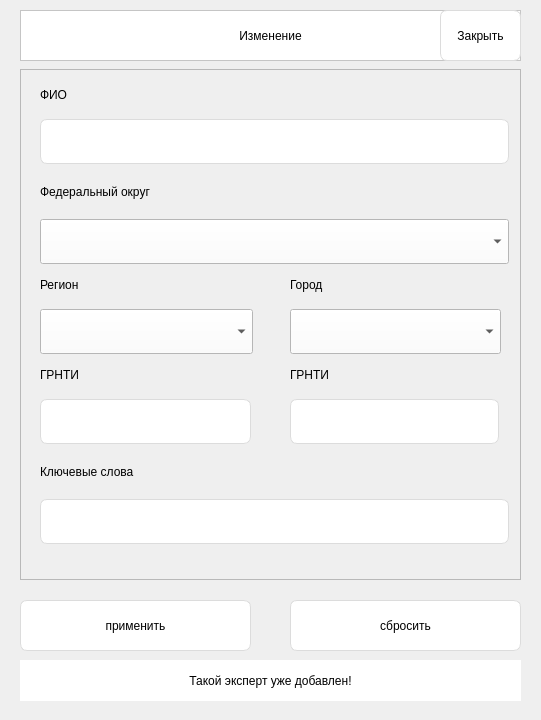
     <widget class="QWidget" name="edit_widget" native="true">
      <property name="geometry">
       <rect>
        <x>980</x>
        <y>0</y>
        <width>541</width>
        <height>720</height>
       </rect>
      </property>
      <property name="autoFillBackground">
       <bool>false</bool>
      </property>
      <property name="styleSheet">
       <string notr="true"/>
      </property>
      <widget class="QFrame" name="edit_window_frame">
       <property name="geometry">
        <rect>
         <x>20</x>
         <y>69</y>
         <width>501</width>
         <height>511</height>
        </rect>
       </property>
       <property name="styleSheet">
        <string notr="true"/>
       </property>
       <property name="frameShape">
        <enum>QFrame::StyledPanel</enum>
       </property>
       <property name="frameShadow">
        <enum>QFrame::Raised</enum>
       </property>
       <widget class="QLabel" name="edit_reg_label">
        <property name="geometry">
         <rect>
          <x>20</x>
          <y>100</y>
          <width>469</width>
          <height>45</height>
         </rect>
        </property>
        <property name="styleSheet">
         <string notr="true">border: none;
font: 12pt &quot;Segoe UI&quot;;
</string>
        </property>
        <property name="lineWidth">
         <number>0</number>
        </property>
        <property name="text">
         <string>Федеральный округ</string>
        </property>
       </widget>
       <widget class="QLabel" name="edit_region_label">
        <property name="geometry">
         <rect>
          <x>20</x>
          <y>200</y>
          <width>211</width>
          <height>31</height>
         </rect>
        </property>
        <property name="styleSheet">
         <string notr="true">border: none;
font: 12pt &quot;Segoe UI&quot;;
</string>
        </property>
        <property name="lineWidth">
         <number>0</number>
        </property>
        <property name="text">
         <string>Регион</string>
        </property>
       </widget>
       <widget class="QLabel" name="edit_grnti_label">
        <property name="geometry">
         <rect>
          <x>20</x>
          <y>290</y>
          <width>211</width>
          <height>31</height>
         </rect>
        </property>
        <property name="styleSheet">
         <string notr="true">border: none;
font: 12pt &quot;Segoe UI&quot;;
</string>
        </property>
        <property name="lineWidth">
         <number>0</number>
        </property>
        <property name="text">
         <string>ГРНТИ</string>
        </property>
       </widget>
       <widget class="QLabel" name="edit_keyword_label">
        <property name="geometry">
         <rect>
          <x>20</x>
          <y>380</y>
          <width>469</width>
          <height>45</height>
         </rect>
        </property>
        <property name="styleSheet">
         <string notr="true">border: none;
font: 12pt &quot;Segoe UI&quot;;
</string>
        </property>
        <property name="lineWidth">
         <number>0</number>
        </property>
        <property name="text">
         <string>Ключевые слова</string>
        </property>
       </widget>
       <widget class="QComboBox" name="edit_reg_comboBox">
        <property name="geometry">
         <rect>
          <x>20</x>
          <y>150</y>
          <width>469</width>
          <height>45</height>
         </rect>
        </property>
        <property name="styleSheet">
         <string notr="true">background-color: rgb(255, 255, 255);</string>
        </property>
       </widget>
       <widget class="QLineEdit" name="edit_grnti_lineEdit">
        <property name="geometry">
         <rect>
          <x>20</x>
          <y>330</y>
          <width>211</width>
          <height>45</height>
         </rect>
        </property>
        <property name="styleSheet">
         <string notr="true">background-color: rgb(255, 255, 255);
border-style: solid;
border-width: 1px;
border-color: rgb(220, 220, 220);
border-radius: 7px;</string>
        </property>
       </widget>
       <widget class="QLineEdit" name="edit_keywords_lineEdit">
        <property name="geometry">
         <rect>
          <x>20</x>
          <y>430</y>
          <width>469</width>
          <height>45</height>
         </rect>
        </property>
        <property name="styleSheet">
         <string notr="true">background-color: rgb(255, 255, 255);
border-style: solid;
border-width: 1px;
border-color: rgb(220, 220, 220);
border-radius: 7px;</string>
        </property>
       </widget>
       <widget class="QLineEdit" name="edit_name_lineEdit">
        <property name="geometry">
         <rect>
          <x>20</x>
          <y>50</y>
          <width>469</width>
          <height>45</height>
         </rect>
        </property>
        <property name="styleSheet">
         <string notr="true">background-color: rgb(255, 255, 255);
border-style: solid;
border-width: 1px;
border-color: rgb(220, 220, 220);
border-radius: 7px;</string>
        </property>
       </widget>
       <widget class="QLabel" name="edit_name_label">
        <property name="geometry">
         <rect>
          <x>20</x>
          <y>10</y>
          <width>469</width>
          <height>31</height>
         </rect>
        </property>
        <property name="styleSheet">
         <string notr="true">border: none;
font: 12pt &quot;Segoe UI&quot;;
</string>
        </property>
        <property name="text">
         <string>ФИО</string>
        </property>
       </widget>
       <widget class="QComboBox" name="edit_region_comboBox">
        <property name="geometry">
         <rect>
          <x>20</x>
          <y>240</y>
          <width>213</width>
          <height>45</height>
         </rect>
        </property>
        <property name="styleSheet">
         <string notr="true">background-color: rgb(255, 255, 255);</string>
        </property>
       </widget>
       <widget class="QComboBox" name="edit_city_comboBox">
        <property name="geometry">
         <rect>
          <x>270</x>
          <y>240</y>
          <width>211</width>
          <height>45</height>
         </rect>
        </property>
        <property name="styleSheet">
         <string notr="true">background-color: rgb(255, 255, 255);</string>
        </property>
       </widget>
       <widget class="QLineEdit" name="edit_grnti2_lineEdit">
        <property name="geometry">
         <rect>
          <x>270</x>
          <y>330</y>
          <width>209</width>
          <height>45</height>
         </rect>
        </property>
        <property name="styleSheet">
         <string notr="true">background-color: rgb(255, 255, 255);
border-style: solid;
border-width: 1px;
border-color: rgb(220, 220, 220);
border-radius: 7px;</string>
        </property>
       </widget>
       <widget class="QLabel" name="edit_grnti2_label">
        <property name="geometry">
         <rect>
          <x>270</x>
          <y>290</y>
          <width>211</width>
          <height>31</height>
         </rect>
        </property>
        <property name="styleSheet">
         <string notr="true">border: none;
font: 12pt &quot;Segoe UI&quot;;
</string>
        </property>
        <property name="lineWidth">
         <number>0</number>
        </property>
        <property name="text">
         <string>ГРНТИ</string>
        </property>
       </widget>
       <widget class="QLabel" name="edit_city_label">
        <property name="geometry">
         <rect>
          <x>270</x>
          <y>200</y>
          <width>211</width>
          <height>31</height>
         </rect>
        </property>
        <property name="styleSheet">
         <string notr="true">border: none;
font: 12pt &quot;Segoe UI&quot;;
</string>
        </property>
        <property name="lineWidth">
         <number>0</number>
        </property>
        <property name="text">
         <string>Город</string>
        </property>
       </widget>
      </widget>
      <widget class="QPushButton" name="edit_apply_button">
       <property name="geometry">
        <rect>
         <x>20</x>
         <y>600</y>
         <width>231</width>
         <height>51</height>
        </rect>
       </property>
       <property name="cursor">
        <cursorShape>PointingHandCursor</cursorShape>
       </property>
       <property name="styleSheet">
        <string notr="true">font: 12pt &quot;Segoe UI&quot;;
background-color: rgb(255, 255, 255);
border-style: solid;
border-width: 1px;
border-color: rgb(220, 220, 220);
border-radius: 7px;</string>
       </property>
       <property name="text">
        <string>применить</string>
       </property>
      </widget>
      <widget class="QFrame" name="edit_frame">
       <property name="geometry">
        <rect>
         <x>20</x>
         <y>10</y>
         <width>501</width>
         <height>51</height>
        </rect>
       </property>
       <property name="styleSheet">
        <string notr="true">background-color: rgb(255, 255, 255);</string>
       </property>
       <property name="frameShape">
        <enum>QFrame::StyledPanel</enum>
       </property>
       <property name="frameShadow">
        <enum>QFrame::Raised</enum>
       </property>
       <widget class="QLabel" name="edit_title">
        <property name="geometry">
         <rect>
          <x>20</x>
          <y>10</y>
          <width>461</width>
          <height>31</height>
         </rect>
        </property>
        <property name="styleSheet">
         <string notr="true">border: none;
font: 75 14pt &quot;Segoe UI&quot;;</string>
        </property>
        <property name="lineWidth">
         <number>0</number>
        </property>
        <property name="text">
         <string>Изменение</string>
        </property>
        <property name="alignment">
         <set>Qt::AlignCenter</set>
        </property>
       </widget>
       <widget class="QPushButton" name="edit_close_button">
        <property name="geometry">
         <rect>
          <x>420</x>
          <y>0</y>
          <width>81</width>
          <height>51</height>
         </rect>
        </property>
        <property name="cursor">
         <cursorShape>PointingHandCursor</cursorShape>
        </property>
        <property name="styleSheet">
         <string notr="true">font: 12pt &quot;Segoe UI&quot;;
background-color: rgb(255, 255, 255);
border-style: solid;
border-width: 1px;
border-color: rgb(220, 220, 220);
border-radius: 7px;</string>
        </property>
        <property name="text">
         <string>Закрыть</string>
        </property>
       </widget>
      </widget>
      <widget class="QPushButton" name="edit_reset_button">
       <property name="geometry">
        <rect>
         <x>290</x>
         <y>600</y>
         <width>231</width>
         <height>51</height>
        </rect>
       </property>
       <property name="cursor">
        <cursorShape>PointingHandCursor</cursorShape>
       </property>
       <property name="styleSheet">
        <string notr="true">font: 12pt &quot;Segoe UI&quot;;
background-color: rgb(255, 255, 255);
border-style: solid;
border-width: 1px;
border-color: rgb(220, 220, 220);
border-radius: 7px;</string>
       </property>
       <property name="text">
        <string>сбросить</string>
       </property>
      </widget>
      <widget class="QLabel" name="warning_editwidget_label">
       <property name="geometry">
        <rect>
         <x>20</x>
         <y>660</y>
         <width>501</width>
         <height>41</height>
        </rect>
       </property>
       <property name="styleSheet">
        <string notr="true">background-color: rgb(255, 255, 255);</string>
       </property>
       <property name="text">
        <string>Такой эксперт уже добавлен!</string>
       </property>
       <property name="alignment">
        <set>Qt::AlignCenter</set>
       </property>
      </widget>
     </widget>
